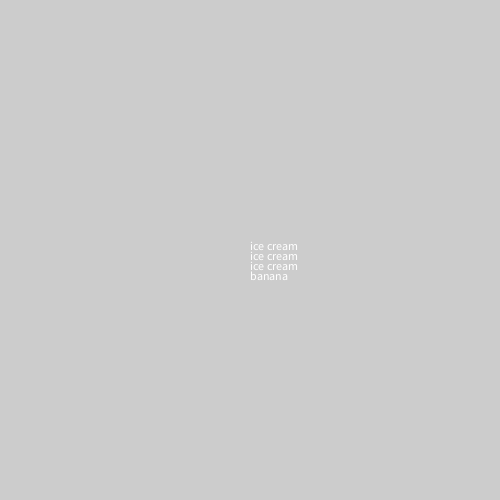
Frame 1 (no input)
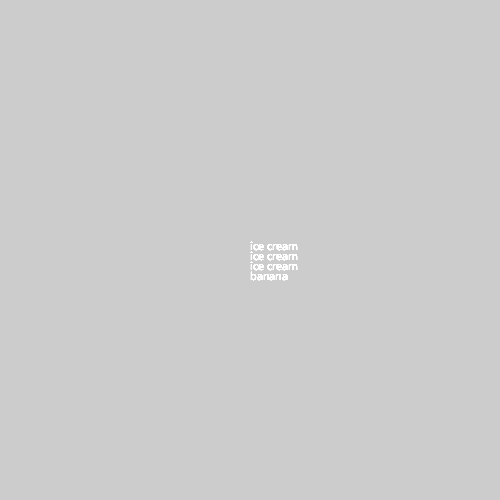
Frame 60 (the mouse pressed at the canvas centre just before this capture)
Frame 120 (the mouse held since frame 60 and released just before this capture): identical to frame 60, image omitted

The Processing sketch that drew these frames (run headless with seeded random() and noise(); from frame 60 on, the mouse is pressed at the canvas centre):

// Processing sketch: Banana_Split
// ── Banana_Split.pde
void setup()
{
size (500,500);
}

void draw()
{

for (int i = 0; i < 30;  i +=10)
{
text ("ice cream", 250, 250 + i);
}
text ("banana", 250, 280);
}
